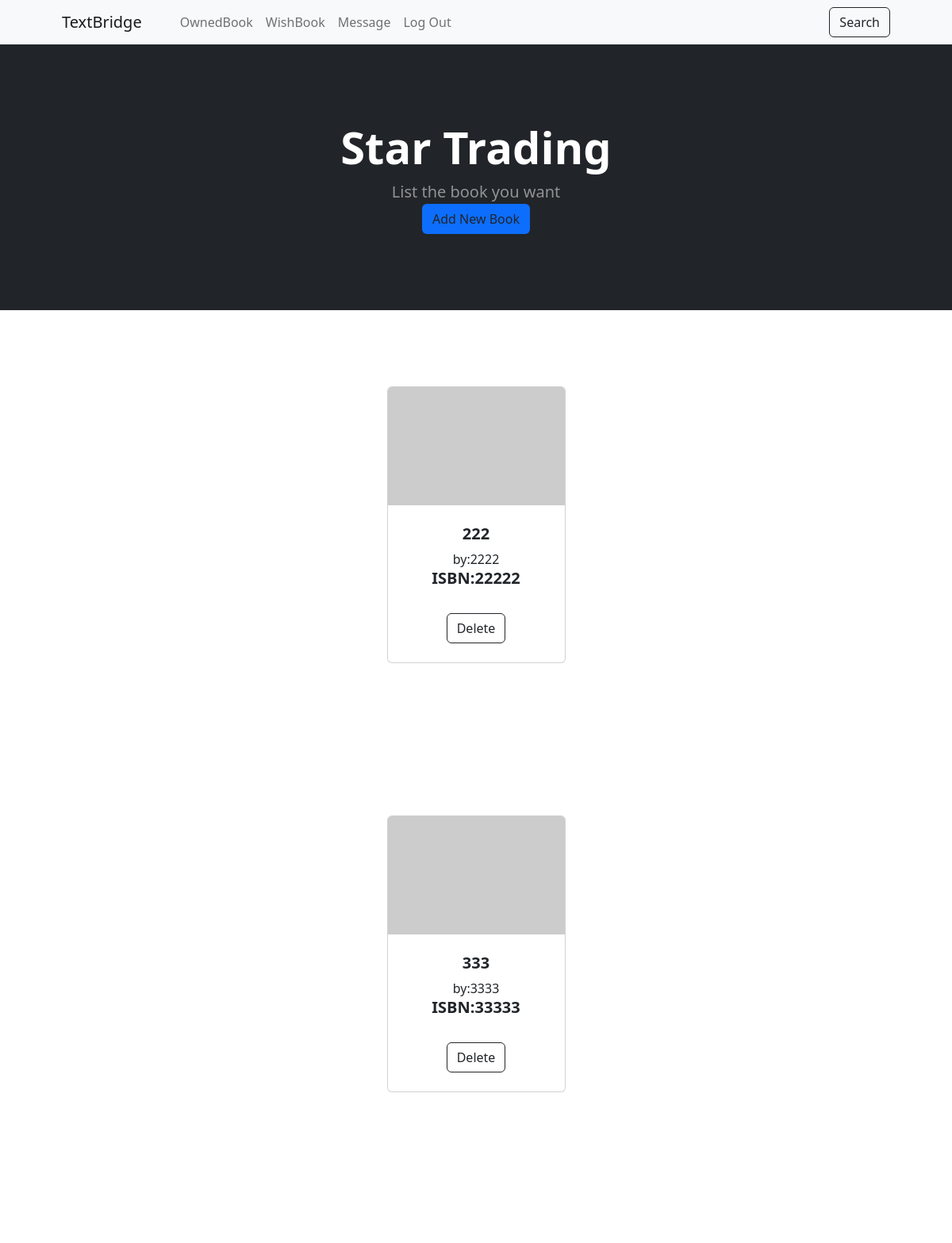
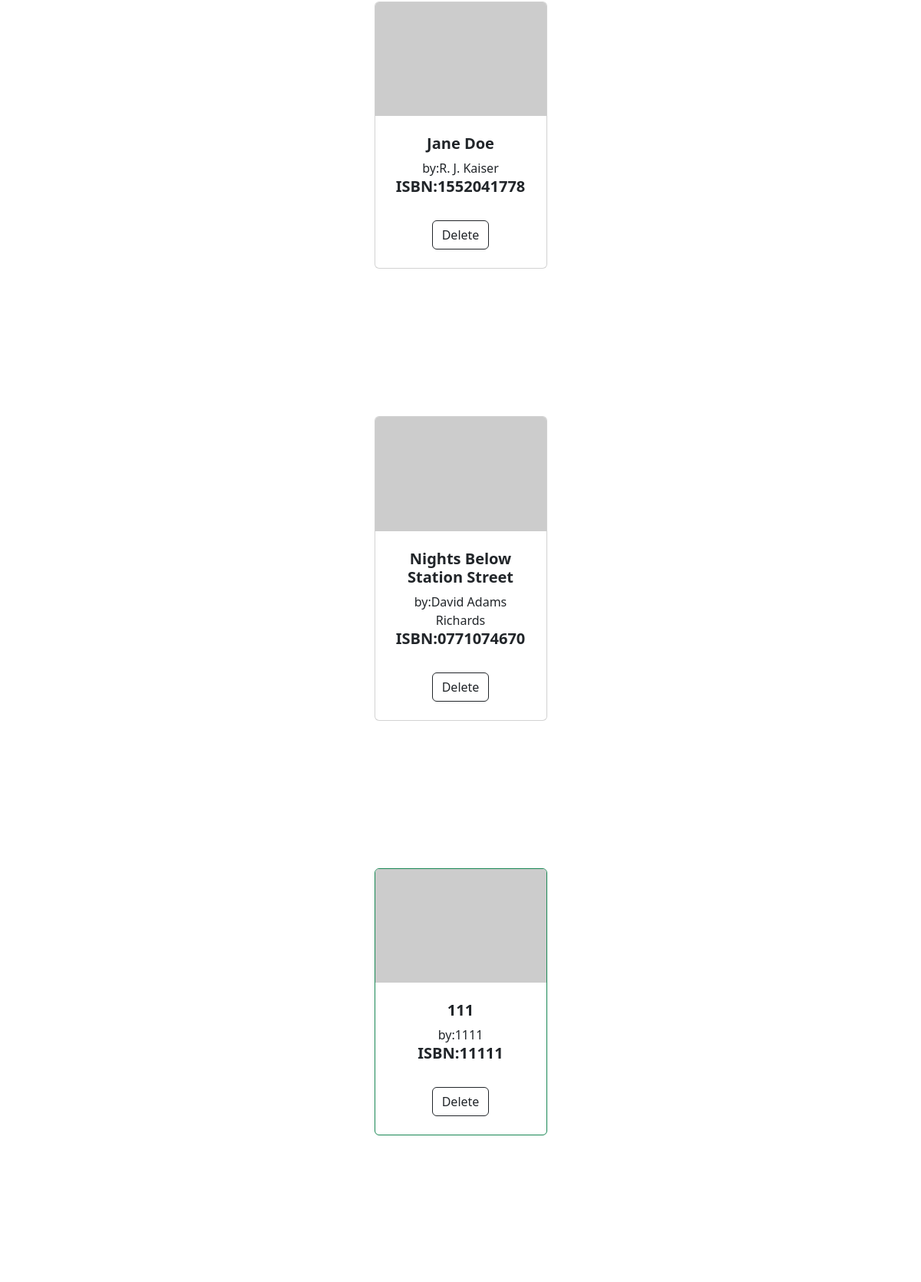
The page /wishlist (signed in, upper part) on the database its author committed (2 pictures, top to bottom).
### main.py (models this page shows)
class WishBook(db.Model):
    __tablename__ = "wishbooks"
    id = db.Column(db.Integer, primary_key=True)
    title = db.Column(db.String(250))
    author = db.Column(db.String(250))
    ISBN = db.Column(db.String(250))
    user_id = db.Column(db.Integer, db.ForeignKey('users.id'))
    status = db.Column(db.Integer, default=0)

class OwnBook(db.Model):
    __tablename__ = "ownbooks"
    id = db.Column(db.Integer, primary_key=True)
    title = db.Column(db.String(250))
    author = db.Column(db.String(250))
    ISBN = db.Column(db.String(250))
    user_id = db.Column(db.Integer, db.ForeignKey('users.id'))
    status = db.Column(db.Integer, default=0)

### main.py (the view)
@app.route('/wishlist')
def wishlist():
    result = db.session.execute(db.select(WishBook).filter_by(user_id=current_user.id).order_by(WishBook.title))
    all_books = result.scalars()
    RecommendationBook = db.session.execute(db.select(OwnBook).filter_by(user_id=current_user.id).order_by(OwnBook.title))
    recommendation = RecommendationBook.scalars()
    return render_template("wishlist.html", books=all_books, recommendation=recommendation)

### main.py (called while the page is built)
@login_manager.user_loader
def load_user(user_id):
    return db.get_or_404(User, user_id)

### templates/wishlist.html (shortened to what this page needs)
<!DOCTYPE html>
<html lang="en">
    <head>
        <link href="https://cdn.jsdelivr.net/npm/bootstrap-icons@1.5.0/font/bootstrap-icons.css" rel="stylesheet" />
        <link href="../static/css/styles2.css" rel="stylesheet" />
    </head>
    <body>
        <nav class="navbar navbar-expand-lg navbar-light bg-light">
            <div class="container px-4 px-lg-5">
                <a class="navbar-brand" href="#!">TextBridge</a>
                <div class="collapse navbar-collapse" id="navbarSupportedContent">
                    <ul class="navbar-nav me-auto mb-2 mb-lg-0 ms-lg-4">
                        <li class="nav-item"><a class="nav-link" href="{{ url_for('ownlist') }}">OwnedBook</a></li>
                        <li class="nav-item"><a class="nav-link" href="{{ url_for('wishlist') }}">WishBook</a></li>
                        <li class="nav-item"><a class="nav-link" href="{{ url_for('inbox') }}">Message</a></li>
                        <li class="nav-item"><a class="nav-link" href="{{ url_for('logout') }}">Log Out</a></li>
                    </ul>
                    <form class="d-flex">
                        <form class="d-flex">
                            <div class="text-center"><a class="btn btn-outline-dark" href="{{ url_for('search') }}">Search</a></div>
                        </form>
                    </form>
                </div>
            </div>
        </nav>
        <header class="bg-dark py-5">
            <div class="container px-4 px-lg-5 my-5">
                <div class="text-center text-white">
                    <h1 class="display-4 fw-bolder">Star Trading</h1>
                    <p class="lead fw-normal text-white-50 mb-0">List the book you want</p>
                    <div class="text-center"><a class="btn bg-primary" href="{{ url_for('addwish') }}">Add New Book</a></div>
                </div>
            </div>
        </header>
        {% for book in books %}
        <section class="py-5">
            <div class="container px-4 px-lg-5 mt-5">
                <div class="row gx-4 gx-lg-5 row-cols-2 row-cols-md-3 row-cols-xl-4 justify-content-center">
                    <div class="col mb-5">
                        <div class="card h-100 {% if book.status == 1 %} border-success {% endif %}">
                            <img class="card-img-top" src="https://dummyimage.com/450x300/dee2e6/6c757d.jpg" alt="..." />
                            <div class="card-body p-4">
                                <div class="text-center">
                                    <h5 class="fw-bolder">{{book.title}}</h5>
                                    by:{{book.author}}
                                </div>
                                <div class="text-center">
                                    <h5 class="fw-bolder">ISBN:{{book.ISBN}}</h5>
                                </div>
                            </div>
                            <div class="card-footer p-4 pt-0 border-top-0 bg-transparent">
                                <div class="text-center"><a class="btn btn-outline-dark mt-auto" href="{{ url_for('deletewish', id=book.id) }}">Delete</a></div>
                            </div>
                        </div>
                    </div>
                </div>
            </div>
        </section>
        {% endfor %}
        {% for book in recommendation %}
        <section class="py-5">
            <div class="container px-4 px-lg-5 mt-5">
                <div class="row gx-4 gx-lg-5 row-cols-2 row-cols-md-3 row-cols-xl-4 justify-content-center">
                    <div class="col mb-5">
                        <div class="card h-100 {% if book.status == 1 %} border-success {% endif %}">
                            <img class="card-img-top" src="https://dummyimage.com/450x300/dee2e6/6c757d.jpg" alt="..." />
                            <div class="card-body p-4">
                                <div class="text-center">
                                    <h5 class="fw-bolder">{{book.title}}</h5>
                                    by:{{book.author}}
                                </div>
                                <div class="text-center">
                                    <h5 class="fw-bolder">ISBN:{{book.ISBN}}</h5>
                                </div>
                            </div>
                            <div class="card-footer p-4 pt-0 border-top-0 bg-transparent">
                                <div class="text-center"><a class="btn btn-outline-dark mt-auto" href="{{ url_for('deletewish', id=book.id) }}">Delete</a></div>
                            </div>
                        </div>
                    </div>
                </div>
            </div>
        </section>
        {% endfor %}
    </body>
</html>

### rows shown on the page
WishBook: title "222", author "2222", ISBN "22222"
WishBook: title "333", author "3333", ISBN "33333"
WishBook: title "Jane Doe", author "R. J. Kaiser", ISBN "1552041778"
WishBook: title "Nights Below Station Street", author "David Adams Richards", ISBN "0771074670"
OwnBook: title "111", author "1111", ISBN "11111"
